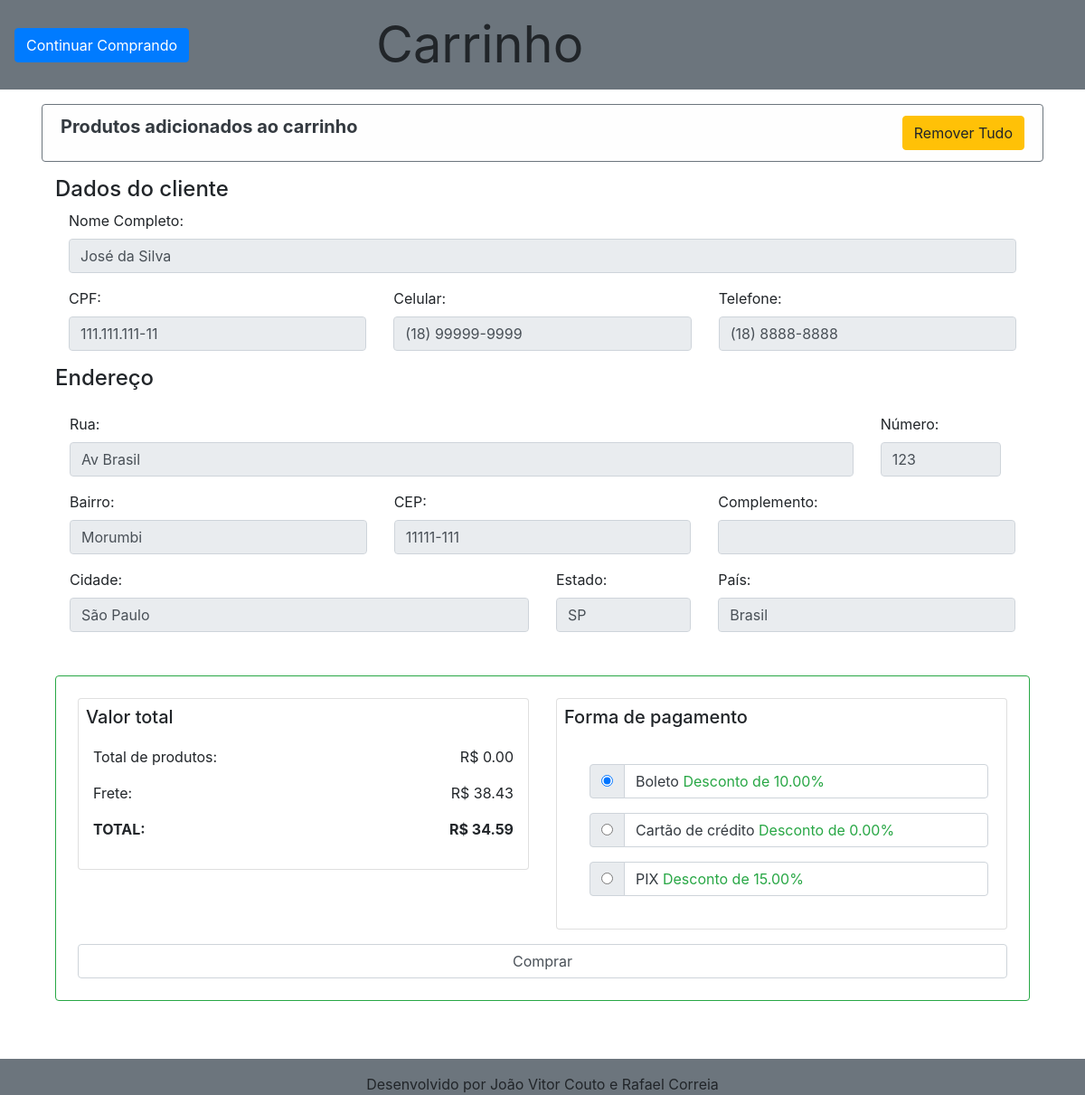
/pages/carrinho/carrinho.php (signed in), run on the app's committed database.
### tables this page shows
CREATE TABLE Cliente(
    CPF varchar(14) PRIMARY KEY NOT NULL,
    Nome varchar(128) NOT NULL,
    Email varchar(64) NOT NULL,
    Senha varchar(64) NOT NULL,
    CEP varchar(9) NOT NULL,
    Rua varchar(128) NOT NULL,
    Numero varchar(8) NOT NULL,
    Complemento varchar(32),
    Bairro varchar(32) NOT NULL,
    Cidade varchar(32) NOT NULL,
    Pais varchar(32) NOT NULL,
    UF varchar(2) NOT NULL,
    Nascimento date NOT NULL
);

CREATE TABLE Telefone(
    CPF varchar(14) NOT NULL,
    Numero varchar(17) NOT NULL,
    FOREIGN KEY (CPF) REFERENCES Cliente(CPF),
    PRIMARY KEY (CPF, Numero)
);

CREATE TABLE Forma_pagamento(
    Codigo varchar(30) NOT NULL Primary Key,
    Nome varchar(128) NOT NULL,
    Desconto float(4,2) NOT NULL
);

### database/functions.php (called while the page is built, shortened)
<?php
function runSQL($sql){
    require('conn.inc.php');
    $result = $conn->query($sql);
    return $result;
}

### pages/carrinho/carrinho.php (the view, shortened to what this page needs)
<?php
require_once('../../database/functions.php');
$nome = '';
    $cpf ='';
    $rua = '';
    $bairro = '';
    $num = '';
    $cep = '';
    $complemento = '';
    $cidade = '';
    $uf = '';
    $pais = '';
    $cel = '';
    $tel = '';
$query = "SELECT * FROM cliente WHERE cliente.CPF = '$_SESSION[login]' LIMIT 1";
$result = runSQL($query);
if($row = mysqli_fetch_array($result)){
    $nome = $row['Nome'];
    $cpf = $row['CPF'];
    $rua = $row['Rua'];
    $bairro = $row['Bairro'];
    $num = $row['Numero'];
    $cep = $row['CEP'];
    $complemento = $row['Complemento'];
    $cidade = $row['Cidade'];
    $uf = $row['UF'];
    $pais = $row['Pais'];
    $queryTel = "SELECT Numero FROM telefone WHERE CPF = '111.111.111-11' LIMIT 2";
    $resultTel = runSQL($queryTel);
    while($rowTel = mysqli_fetch_array($resultTel)){
        if(strlen($rowTel['Numero']) == 15)
            $cel = $rowTel['Numero'];
        else $tel = $rowTel['Numero'];
    }
}
?>
<html lang="pt">
<head>
    <link rel="stylesheet" href="css/style.css">
    <link rel="stylesheet" href="https://maxcdn.bootstrapcdn.com/bootstrap/4.5.2/css/bootstrap.min.css">
    <link rel="stylesheet" href="https://use.fontawesome.com/releases/v5.7.0/css/all.css"
>
</head>
<body>
    <main>
        <div class="container-fluid navbar pt-3 pb-3 p-0 navbar-light justify-content-between bg-secondary" id="header">
            <div class="row w-100">
                <div class="col-4 ml-3 align-self-center">
                    <a href="../../index.php" class="btn btn-primary">Continuar Comprando</a>
                </div>
                <div class="display-4 col-4">
                   <strong>Carrinho</strong>
                </div>
            </div>
        </div>
        <div class="container p-3">
            <div class="alert border border-secondary rounded alert-light" role="alert">
                <div class="d-flex align-content-center justify-content-between">
                    <label class="text-dark h5" for="removeAll"><strong>Produtos adicionados ao
                            carrinho</strong></label>
                    <input type="button" value="Remover Tudo" id="removeAll" class="btn btn-warning justify-self-end"
                        onclick="removerAll()" />
                </div>
            </div>
            <div class="container">
                <h4 style="align-self: center;" class="mb-2">Dados do cliente</h4>
                <div class="container">
                    <div class="row">
                        <div class="col-12">
                            <div class="form-group">
                                <label for="nome">Nome Completo:</label>
                                <input class="form-control" type="text" readonly value="<?php echo $nome;?>" id="nome" name="f_nome" autocomplete="off"
                                    required>
                            </div>
                        </div>
                        <div class="col-md-4 ">
                            <div class="form-group">
                                <label for="cpf">CPF:</label>
                                <input class="form-control" type="text" readonly value="<?php echo $cpf;?>" name="f_cpf" id="cpf" autocomplete="off"
                                    minlength="14" required>
                            </div>
                        </div>
                        <div class="col-md-4 ">
                            <div class="form-group">
                                <label for="celular">Celular:</label>
                                <input class="form-control" type="tel"  value="<?php echo $cel;?>" readonly name="f_cel" id="celular" autocomplete="off"
                                    minlength="15">
                            </div>
                        </div>
                        <div class="col-md-4 ">
                            <div class="form-group">
                                <label for="telefone">Telefone:</label>
                                <input class="form-control w-10" value="<?php echo $tel;?>" readonly type="tel" name="f_tel" id="telefone" autocomplete="off" minlength="14">
                            </div>
                        </div>
                    </div>
                </div>
                <div>
                    <h4 style="align-self: center;" class="mb-2">Endereço</h4>
                    <div class="form-group p-3">
                        <div class="row">
                            <div class="col-md-10">
                                <div class="form-group">
                                    <label for="rua">Rua:</label>
                                    <input class="form-control" type="text" readonly value="<?php echo $rua;?>" name="f_rua" id="rua" autocomplete="off"
                                        required>
                                </div>
                            </div>
                            <div class="col-md-2">
                                <div class="form-group mr-3">
                                    <label for="num">Número:</label>
                                    <input class="form-control" readonly value="<?php echo $num;?>" type="text" name="f_rua" id="num" autocomplete="off"
                                        required>
                                </div>
                            </div>
                            <div class="col-md-4">
                                <div class="form-group">
                                    <label for="bairro">Bairro:</label>
                                    <input class="form-control" type="text" readonly value="<?php echo $bairro;?>" name="f_bairro" id="bairro"
                                        autocomplete="off" required>
                                </div>
                            </div>
                            <div class="col-md-4">
                                <div class="form-group">
                                    <label for="cep">CEP:</label>
                                    <input class="form-control" type="text" readonly value="<?php echo $cep;?>" name="f_cep" id="cep" autocomplete="off"
                                        minlength="9" required>
                                </div>
                            </div>
                            <div class="col-md-4">
                                <div class="form-group">
                                    <label for="comp">Complemento: </label>
                                    <input class="form-control" type="text" readonly value="<?php echo $complemento;?>" name="f_comp" id="comp" autocomplete="off">
                                </div>
                            </div>
                        </div>
                        <div class="row">
                            <div class="col-md-6">
                                <div class="form-group">
                                    <label for="cidade">Cidade:</label>
                                    <input class="form-control" type="text" readonly value="<?php echo $cidade;?>" name="f_cidade" id="cidade"
                                        autocomplete="off" required>
                                </div>
                            </div>
                            <div class="col-md-2">
                                <div class="form-group">
                                    <label for="UF">Estado:</label>
                                    <input class="form-control" type="text" readonly value="<?php echo $uf;?>" name="UF" id="UF"
                                        autocomplete="off" required>
                                </div>
                            </div>
                            <div class="col-md-4">
                                <div class="form-group">
                                    <label for="pais">País:</label>
                                    <input class="form-control" type="text" readonly value="<?php echo $pais;?>" name="pais" id="pais"
                                        autocomplete="off" required>
                                </div>
                            </div>
                        </div>
                    </div>
                </div>
                <div class="border border-success rounded mb-5">
                    <div class="container p-4">
                        <div class="row">
                            <div class="col h-100">
                                <div class="card p-2 mb-2">
                                    <h5 class="card-title"> Valor total</h5>
                                    <div class="card-body p-2">
                                        <div class="d-inline-flex w-100 justify-content-between">
                                            <p>Total de produtos:</p>
                                            <p id="totProd"></p>
                                        </div>
                                        <div class="d-inline-flex w-100 justify-content-between">
                                            <p>Frete:</p>
                                            <p id="frete"></p>
                                        </div>
                                        <div class="d-inline-flex w-100 justify-content-between">
                                            <strong>
                                                <p>TOTAL:</p>
                                            </strong>
                                            <strong>
                                                <p id="total"></p>
                                            </strong>
                                        </div>
                                    </div>
                                </div>
                            </div>
                            <div class="col h-100">
                                <div class="card p-2 mb-3">
                                    <h5 class="card-title">Forma de pagamento</h5>
                                    <div class="card-body ">
                                        <div class="row">
                                        <?php
                                            $queryPag = "SELECT * FROM forma_pagamento";
                                            $resultPag = runSQL($queryPag);
                                            while($rowPag = mysqli_fetch_array($resultPag)){
                                                echo '<div class="col-12 m-2">
                                                        <div class="input-group">
                                                            <div class="input-group-prepend">
                                                                <div class="input-group-text">
                                                                    <input type="radio" value="'.$rowPag['Nome'].'" id="'.$rowPag['Codigo'].'"
                                                                        name="formaPag"';
                                                if($rowPag['Codigo'] == 'boleto')
                                                    echo ' checked ';
                                                echo  '>
                                                                </div>
                                                            </div>
                                                            <label for="'.$rowPag['Codigo'].'" class="form-control text-dark">'.$rowPag['Nome'].'<span class="text-success"> Desconto de '.$rowPag['Desconto'].'%</span> </label>
                                                        </div>
                                                    </div>';
                                            }
                                        ?>
                                        </div>
                                    </div>
                                </div>
                            </div>
                        </div>
                        <input class="form-control" type="button" value="Comprar" id="comprar" class="comprar">
                    </div>
                </div>
            </div>
        </div>
        <div class="footer-copyright w-100 text-center bg-secondary pt-3">
            Desenvolvido por João Vitor Couto e Rafael Correia
        </div>
    </main>
</body>
</html>

### pages/carrinho/css/style.css (style rules this page uses)
span { cursor:pointer; }

### data on the page
cliente: f_nome "José da Silva", f_cpf "111.111.111-11", f_rua "Av Brasil", f_rua "123", f_bairro "Morumbi", f_cep "11111-111", f_cidade "São Paulo", UF "SP", pais "Brasil"
telefone: f_cel "(18) 99999-9999"
telefone: f_tel "(18) 8888-8888"
forma_pagamento: Codigo "☑ Boleto Desconto de 10.00%", Nome "Boleto", Desconto "10.00"
forma_pagamento: Codigo "☐ Cartão de crédito Desconto de", Nome "Cartão de crédito", Desconto "0.00"
forma_pagamento: Codigo "☐ PIX Desconto de 15.00%", Nome "PIX", Desconto "15.00"
